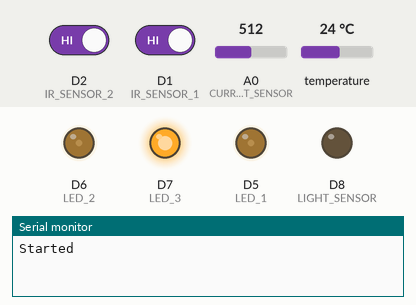
Recording of a sketch running on a simulated ESP8266 (Wemos D1 mini). Shown: output pins drawn as LEDs (lit = HIGH), the last lines printed to the serial monitor. The inputs (shaded band) are chosen by the test bench; at power-on: D2 (IR_SENSOR_2) HIGH, D1 (IR_SENSOR_1) HIGH, A0 (CURRENT_SENSOR) = 512, temperature 24 °C. WiFi joins after 1.5 s; servers stay silent unless stated.

Above: at 4.0 s.
4.1 s: D2 (IR_SENSOR_2) driven LOW
At 4.9 s:
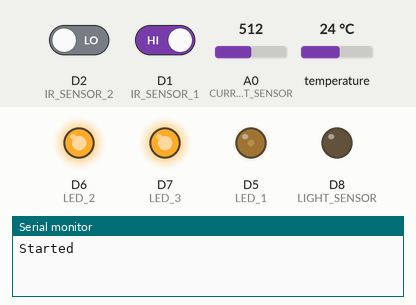
At 6.9 s:
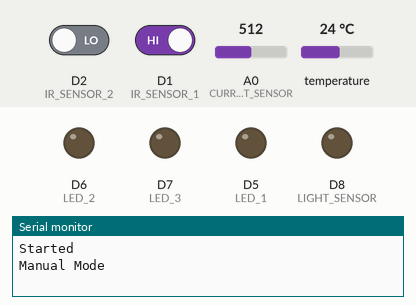
Timing chart, 0 to 8.4 s (numbered marks = the images above; inputs shaded):
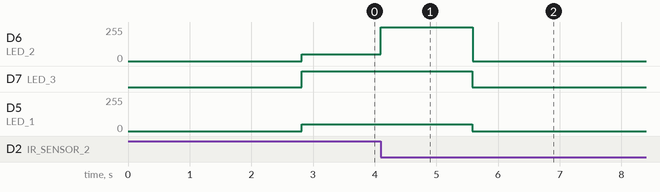

Measured:
- after the input at 4.1 s, D6 (LED_2): 51/255 → 255/255 at once, → 0/255 1.5 s later

The sketch:

Temparaturesensor.ino
```cpp
#define BLYNK_TEMPLATE_ID "TMPL6MI5ybPyk"
#define BLYNK_TEMPLATE_NAME "Smart Street Lighting System"
#define BLYNK_FIRMWARE_VERSION "0.1.0"

#include <ESP8266WiFi.h>
#include <BlynkSimpleEsp8266.h>
#include <OneWire.h>
#include <DallasTemperature.h>

// Blynk Auth Token
char auth[] = "4V2t-LzFsEVtB3ghrPV830Xz6oJxk2mw";

// WiFi credentials
const char ssid[] = "Seminar Room 2G";
const char password[] = "student2";

// Pin definitions
#define LIGHT_SENSOR D8    // LDR on D4
#define IR_SENSOR_1 D1     // GPIO5 - IR Sensor 1
#define IR_SENSOR_2 D2     // GPIO4 - IR Sensor 2
#define IR_SENSOR_3 D0     // GPIO16 - IR Sensor 3
#define LED_1 D5           // GPIO14 - LED 1
#define LED_2 D6           // GPIO12 - LED 2
#define LED_3 D7           // GPIO13 - LED 3
#define TEMP_SENSOR D3     // DS18B20 on D3
#define CURRENT_SENSOR A0  // ACS712 on A0 (single sensor)
#define MODE_SWITCH D8     // Physical toggle switch for manual/auto mode

// Constants
#define LOW_LIGHT_THRESHOLD 500    // LDR threshold for night
#define LOW_BRIGHTNESS 51          // 20% of 255
#define HIGH_BRIGHTNESS 255        // 100% brightness
#define DEBOUNCE_DELAY 50          // Debounce delay
#define CURRENT_THRESHOLD 0.1      // Current threshold (Amps)

// DS18B20 setup
OneWire oneWire(TEMP_SENSOR);
DallasTemperature sensors(&oneWire);

// Blynk virtual pins
#define VPIN_LIGHT_LEVEL V0    // Display LDR value
#define VPIN_TEMP V1           // Display temperature
#define VPIN_CURRENT V2        // Current for active LED
#define VPIN_LED_1 V5          // Control LED 1 (manual mode)
#define VPIN_LED_2 V6          // Control LED 2 (manual mode)
#define VPIN_LED_3 V7          // Control LED 3 (manual mode)
#define VPIN_BRIGHTNESS_1 V8   // Intensity control LED 1
#define VPIN_BRIGHTNESS_2 V9   // Intensity control LED 2
#define VPIN_BRIGHTNESS_3 V10  // Intensity control LED 3
#define VPIN_WARNING V11       // Warning messages
#define VPIN_MODE V12          // Manual/Auto mode toggle

BlynkTimer timer;

// Variables
bool isManualMode = false;         // Mode flag (false = auto, true = manual)
int brightness[3] = {LOW_BRIGHTNESS, LOW_BRIGHTNESS, LOW_BRIGHTNESS}; // LED brightness
bool ledState[3] = {false, false, false}; // LED on/off state for manual mode
int activeLED = LED_1;             // Track the currently active LED for current sensing

void setup() {
  Serial.begin(115200);
  Serial.println("Started");
  Blynk.begin(auth, ssid, password);
  delay(1000);

  // Initialize pins
  pinMode(LIGHT_SENSOR, INPUT);
  pinMode(IR_SENSOR_1, INPUT);
  pinMode(IR_SENSOR_2, INPUT);
  pinMode(IR_SENSOR_3, INPUT);
  pinMode(LED_1, OUTPUT);
  pinMode(LED_2, OUTPUT);
  pinMode(LED_3, OUTPUT);
  pinMode(MODE_SWITCH, INPUT_PULLUP); // Physical switch with internal pull-up

  // Initialize DS18B20
  sensors.begin();

  // Set LEDs to OFF initially
  analogWrite(LED_1, 0);
  analogWrite(LED_2, 0);
  analogWrite(LED_3, 0);

  // Timer for sensor updates and mode check
  timer.setInterval(2000L, sendSensorData);
  timer.setInterval(100L, checkPhysicalSwitch);
}

void sendSensorData() {
  // Read LDR
  int lightLevel = digitalRead(LIGHT_SENSOR);
  Blynk.virtualWrite(VPIN_LIGHT_LEVEL, lightLevel);

  // Read temperature
  sensors.requestTemperatures();
  float temp = sensors.getTempCByIndex(0);
  Blynk.virtualWrite(VPIN_TEMP, temp);

  // Read current for the active LED
  float current = readCurrent(activeLED);
  Blynk.virtualWrite(VPIN_CURRENT, current);

  // Check for faulty LED
  int ledIndex = activeLED - D5;
  if (current < CURRENT_THRESHOLD && brightness[ledIndex] > 0) {
    String warning = "LED " + String(ledIndex + 1) + " is faulty or missing!";
    Blynk.logEvent("warning", warning);
    Blynk.virtualWrite(VPIN_WARNING, warning);
  }
}

float readCurrent(int ledPin) {
  int ledIndex = ledPin - D5;
  // Turn off all LEDs except the active one
  for (int i = 0; i < 3; i++) {
    if (i != ledIndex) analogWrite(LED_1 + i, 0);
  }
  // Set active LED to its brightness
  analogWrite(ledPin, brightness[ledIndex]);
  delay(10); // Stabilize
  int sensorValue = analogRead(CURRENT_SENSOR);
  float voltage = sensorValue * (5.0 / 1023.0);
  float current = (voltage - 2.5) / 0.185; // ACS712 5A module
  return abs(current);
}

void checkPhysicalSwitch() {
  static bool lastSwitchState = HIGH;
  bool currentSwitchState = digitalRead(MODE_SWITCH);

  if (currentSwitchState != lastSwitchState && millis() > DEBOUNCE_DELAY) {
    isManualMode = (currentSwitchState == HIGH) ? false : true; // HIGH = auto, LOW = manual
    Blynk.virtualWrite(VPIN_MODE, isManualMode);
    Serial.println(isManualMode ? "Manual Mode" : "Auto Mode");
    lastSwitchState = currentSwitchState;
    controlLEDs();
  }
}

void controlLEDs() {
  int lightLevel = digitalRead(LIGHT_SENSOR);
  int ledPins[] = {LED_1, LED_2, LED_3};
  int irSensors[] = {IR_SENSOR_1, IR_SENSOR_2, IR_SENSOR_3};

  if (isManualMode) {
    // Manual mode: LEDs controlled by Blynk switches
    for (int i = 0; i < 3; i++) {
      analogWrite(ledPins[i], ledState[i] ? brightness[i] : 0);
      if (ledState[i]) activeLED = ledPins[i]; // Update active LED for current sensing
    }
  } else {
    // Auto mode: LEDs controlled by LDR
    if (lightLevel == LOW) {
      // Day: turn off LEDs
      for (int i = 0; i < 3; i++) {
        brightness[i] = 0;
        analogWrite(ledPins[i], 0);
      }
      activeLED = LED_1; // Default to LED_1 when all off
    } else {
      // Night: adjust brightness based on IR sensors
      for (int i = 0; i < 3; i++) {
        brightness[i] = (digitalRead(irSensors[i]) == LOW) ? HIGH_BRIGHTNESS : LOW_BRIGHTNESS;
        analogWrite(ledPins[i], brightness[i]);
        if (brightness[i] > 0) activeLED = ledPins[i]; // Update active LED
      }
    }
  }
}

// Blynk mode toggle
BLYNK_WRITE(VPIN_MODE) {
  isManualMode = param.asInt();
  Serial.println(isManualMode ? "Manual Mode (Blynk)" : "Auto Mode (Blynk)");
  controlLEDs();
}

// Blynk LED controls (manual mode only)
BLYNK_WRITE(VPIN_LED_1) {
  if (isManualMode) {
    ledState[0] = param.asInt();
    analogWrite(LED_1, ledState[0] ? brightness[0] : 0);
    if (ledState[0]) activeLED = LED_1;
  }
}

BLYNK_WRITE(VPIN_LED_2) {
  if (isManualMode) {
    ledState[1] = param.asInt();
    analogWrite(LED_2, ledState[1] ? brightness[1] : 0);
    if (ledState[1]) activeLED = LED_2;
  }
}

BLYNK_WRITE(VPIN_LED_3) {
  if (isManualMode) {
    ledState[2] = param.asInt();
    analogWrite(LED_3, ledState[2] ? brightness[2] : 0); // Fixed missing parenthesis
    if (ledState[2]) activeLED = LED_3;
  }
}

BLYNK_WRITE(VPIN_BRIGHTNESS_1) {
  if (isManualMode) {
    brightness[0] = param.asInt();
    analogWrite(LED_1, ledState[0] ? brightness[0] : 0);
    if (ledState[0]) activeLED = LED_1;
  }
}

BLYNK_WRITE(VPIN_BRIGHTNESS_2) {
  if (isManualMode) {
    brightness[1] = param.asInt();
    analogWrite(LED_2, ledState[1] ? brightness[1] : 0);
    if (ledState[1]) activeLED = LED_2;
  }
}

BLYNK_WRITE(VPIN_BRIGHTNESS_3) {
  if (isManualMode) {
    brightness[2] = param.asInt();
    analogWrite(LED_3, ledState[2] ? brightness[2] : 0);
    if (ledState[2]) activeLED = LED_3;
  }
}

void loop() {
  Blynk.run();
  timer.run();
  controlLEDs();
}
```
